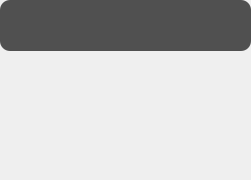
<?xml version="1.0" encoding="UTF-8"?>
<ui version="4.0">
 <class>desktopcm</class>
 <widget class="QDialog" name="desktopcm">
  <property name="geometry">
   <rect>
    <x>0</x>
    <y>0</y>
    <width>251</width>
    <height>180</height>
   </rect>
  </property>
  <property name="windowTitle">
   <string>Desktop Options</string>
  </property>
  <widget class="QListView" name="listView">
   <property name="geometry">
    <rect>
     <x>0</x>
     <y>0</y>
     <width>251</width>
     <height>51</height>
    </rect>
   </property>
   <property name="font">
    <font>
     <pointsize>11</pointsize>
    </font>
   </property>
   <property name="styleSheet">
    <string notr="true">QListView::item { 
	padding: 10px; 
	padding-left : 20px;
	color: rgb(255, 255, 255);
	background-color: transparent;
}

QListView::item QLabel:selected {
 	background-color: transparent;
	border: none;
}

QListView::item:selected { 
	
	background-color: rgb(46, 52, 54);
    border: 0
}
QListView::item:hover { 
	
	
	background-color: rgb(72, 72, 72);
	border-radius: 8px;
}
QListView::item:disabled { background-color: gray;
 }

QListView{
	border-radius:10px;
	background-color: rgb(80, 80, 80);
	padding: 10px; 
	border: 0;
	outline: 0;
}
</string>
   </property>
   <property name="frameShape">
    <enum>QFrame::NoFrame</enum>
   </property>
   <property name="frameShadow">
    <enum>QFrame::Raised</enum>
   </property>
   <property name="lineWidth">
    <number>0</number>
   </property>
   <property name="verticalScrollBarPolicy">
    <enum>Qt::ScrollBarAlwaysOff</enum>
   </property>
   <property name="horizontalScrollBarPolicy">
    <enum>Qt::ScrollBarAlwaysOff</enum>
   </property>
   <property name="sizeAdjustPolicy">
    <enum>QAbstractScrollArea::AdjustToContents</enum>
   </property>
   <property name="autoScroll">
    <bool>false</bool>
   </property>
   <property name="editTriggers">
    <set>QAbstractItemView::NoEditTriggers</set>
   </property>
   <property name="tabKeyNavigation">
    <bool>true</bool>
   </property>
   <property name="showDropIndicator" stdset="0">
    <bool>false</bool>
   </property>
   <property name="defaultDropAction">
    <enum>Qt::IgnoreAction</enum>
   </property>
   <property name="selectionMode">
    <enum>QAbstractItemView::NoSelection</enum>
   </property>
   <property name="selectionBehavior">
    <enum>QAbstractItemView::SelectRows</enum>
   </property>
   <property name="iconSize">
    <size>
     <width>5</width>
     <height>5</height>
    </size>
   </property>
   <property name="verticalScrollMode">
    <enum>QAbstractItemView::ScrollPerPixel</enum>
   </property>
   <property name="movement">
    <enum>QListView::Free</enum>
   </property>
   <property name="isWrapping" stdset="0">
    <bool>false</bool>
   </property>
   <property name="resizeMode">
    <enum>QListView::Adjust</enum>
   </property>
   <property name="selectionRectVisible">
    <bool>false</bool>
   </property>
   <property name="itemAlignment">
    <set>Qt::AlignHCenter|Qt::AlignTop</set>
   </property>
  </widget>
 </widget>
 <resources/>
 <connections/>
</ui>
